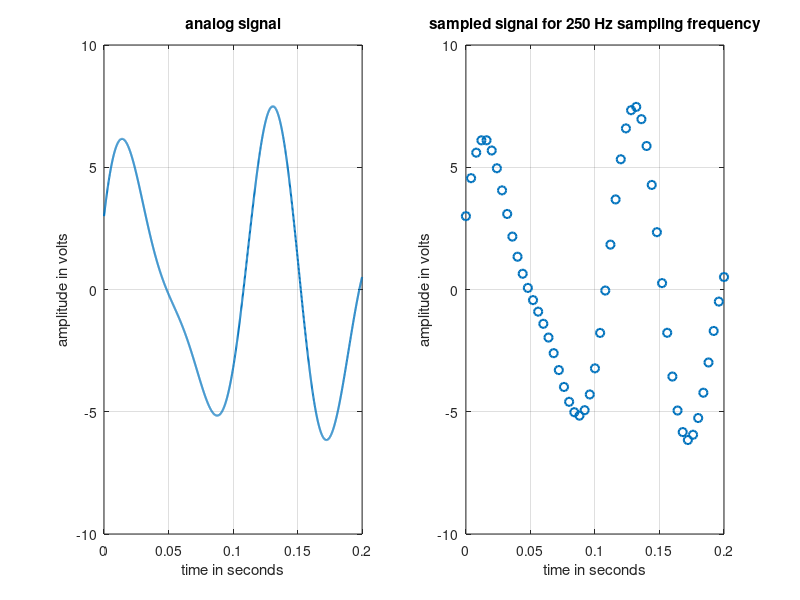

Write the MATLAB code that produced this figure.
clc 
clear all 
close all 

% 22-47006-1
% AB-CDEFG-H
a1= 1;
a2= 3;
a3= 2;
a4= 4;
f1= 11;
f2= 13;
f3= 7;
f4= 8;
% sig = a1*sin(2*pi*f1*t) + a2*cos(2*pi*f2*t) + a3*sin(2*pi*f3*t) + a4*sin(2*pi*f4*t); 
% [a1 = F + 1, a2 = F + 3, a3 = F + 2, a4 = F + 4, f1 = G + 5, f2 = G + 7, f3 = G + 1, f4 = G + 2]

time_duration = 0.2;

a = [0.4 0.6 0.8]; 
f = [5 12 20];
analog_t = 0:0.0001:time_duration;
analog_sig = a1*sin(2*pi*13*analog_t) + a2*cos(2*pi*15*analog_t) + a3*sin(2*pi*9*analog_t) + a4*sin (2*pi*10*analog_t);
figure
subplot(1,2,1)
plot(analog_t, analog_sig,'linewidth',1.5)
grid on
xlabel('time in seconds')
ylabel('amplitude in volts')
title('analog signal')
% Sampling Frequency
fs = 250;
ts = 1/fs;

% Sampling
samp_t = 0:1/fs:time_duration;
samp_sig = a1*sin(2*pi*13*samp_t) + a2*cos(2*pi*15*samp_t) + a3*sin(2*pi*9*samp_t) + a4*sin (2*pi*10*samp_t);
subplot(1,2,2)
plot(samp_t, samp_sig,'o','linewidth',1.5)
grid on
xlabel('time in seconds')
ylabel('amplitude in volts')
title(['sampled signal for ',num2str(fs),' Hz sampling frequency'])